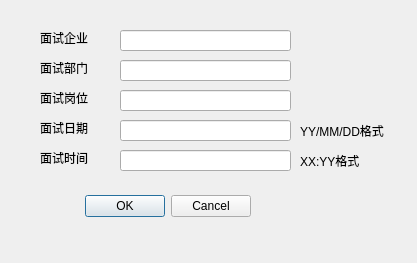
<?xml version="1.0" encoding="UTF-8"?>
<ui version="4.0">
 <class>new_dialog</class>
 <widget class="QWidget" name="new_dialog">
  <property name="geometry">
   <rect>
    <x>0</x>
    <y>0</y>
    <width>417</width>
    <height>263</height>
   </rect>
  </property>
  <property name="windowTitle">
   <string>Form</string>
  </property>
  <widget class="QDialogButtonBox" name="buttonBox">
   <property name="geometry">
    <rect>
     <x>60</x>
     <y>190</y>
     <width>191</width>
     <height>32</height>
    </rect>
   </property>
   <property name="orientation">
    <enum>Qt::Horizontal</enum>
   </property>
   <property name="standardButtons">
    <set>QDialogButtonBox::Cancel|QDialogButtonBox::Ok</set>
   </property>
  </widget>
  <widget class="QLabel" name="label_5">
   <property name="geometry">
    <rect>
     <x>40</x>
     <y>150</y>
     <width>71</width>
     <height>16</height>
    </rect>
   </property>
   <property name="text">
    <string>面试时间</string>
   </property>
  </widget>
  <widget class="QLineEdit" name="lineEdit_4">
   <property name="geometry">
    <rect>
     <x>120</x>
     <y>120</y>
     <width>171</width>
     <height>21</height>
    </rect>
   </property>
  </widget>
  <widget class="QLineEdit" name="lineEdit_3">
   <property name="geometry">
    <rect>
     <x>120</x>
     <y>90</y>
     <width>171</width>
     <height>21</height>
    </rect>
   </property>
  </widget>
  <widget class="QLabel" name="label_1">
   <property name="geometry">
    <rect>
     <x>40</x>
     <y>30</y>
     <width>71</width>
     <height>16</height>
    </rect>
   </property>
   <property name="text">
    <string>面试企业</string>
   </property>
  </widget>
  <widget class="QLabel" name="label_2">
   <property name="geometry">
    <rect>
     <x>40</x>
     <y>60</y>
     <width>71</width>
     <height>16</height>
    </rect>
   </property>
   <property name="text">
    <string>面试部门</string>
   </property>
  </widget>
  <widget class="QLabel" name="label_4">
   <property name="geometry">
    <rect>
     <x>40</x>
     <y>120</y>
     <width>71</width>
     <height>16</height>
    </rect>
   </property>
   <property name="text">
    <string>面试日期</string>
   </property>
  </widget>
  <widget class="QLabel" name="label_3">
   <property name="geometry">
    <rect>
     <x>40</x>
     <y>90</y>
     <width>71</width>
     <height>16</height>
    </rect>
   </property>
   <property name="text">
    <string>面试岗位</string>
   </property>
  </widget>
  <widget class="QLineEdit" name="lineEdit_2">
   <property name="geometry">
    <rect>
     <x>120</x>
     <y>60</y>
     <width>171</width>
     <height>21</height>
    </rect>
   </property>
  </widget>
  <widget class="QLineEdit" name="lineEdit_1">
   <property name="geometry">
    <rect>
     <x>120</x>
     <y>30</y>
     <width>171</width>
     <height>21</height>
    </rect>
   </property>
  </widget>
  <widget class="QLineEdit" name="lineEdit_5">
   <property name="geometry">
    <rect>
     <x>120</x>
     <y>150</y>
     <width>171</width>
     <height>21</height>
    </rect>
   </property>
  </widget>
  <widget class="QLabel" name="label">
   <property name="geometry">
    <rect>
     <x>300</x>
     <y>120</y>
     <width>91</width>
     <height>21</height>
    </rect>
   </property>
   <property name="text">
    <string>YY/MM/DD格式</string>
   </property>
  </widget>
  <widget class="QLabel" name="label_6">
   <property name="geometry">
    <rect>
     <x>300</x>
     <y>150</y>
     <width>81</width>
     <height>21</height>
    </rect>
   </property>
   <property name="text">
    <string>XX:YY格式</string>
   </property>
  </widget>
 </widget>
 <resources/>
 <connections/>
</ui>
